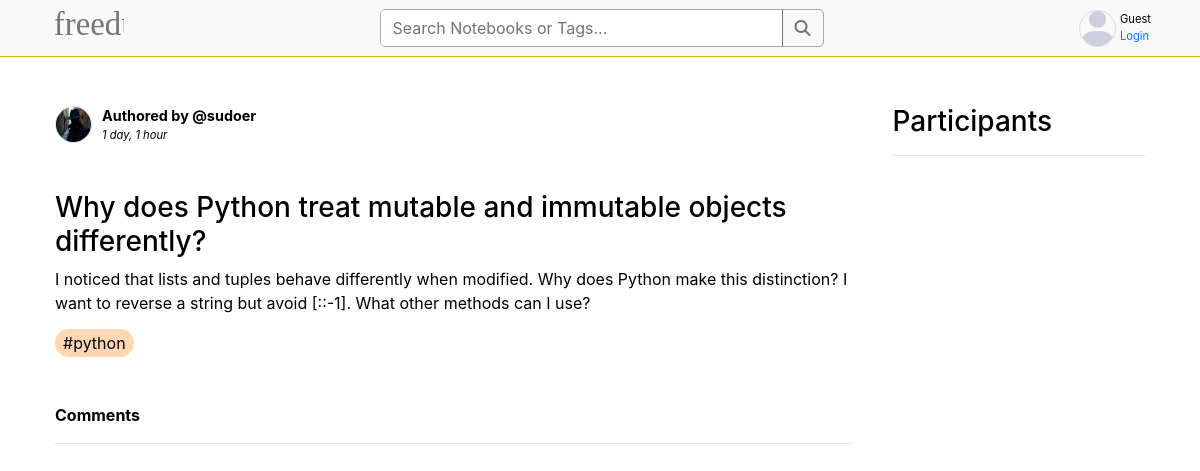
/room/3/, run on an earlier commit of the app's database.
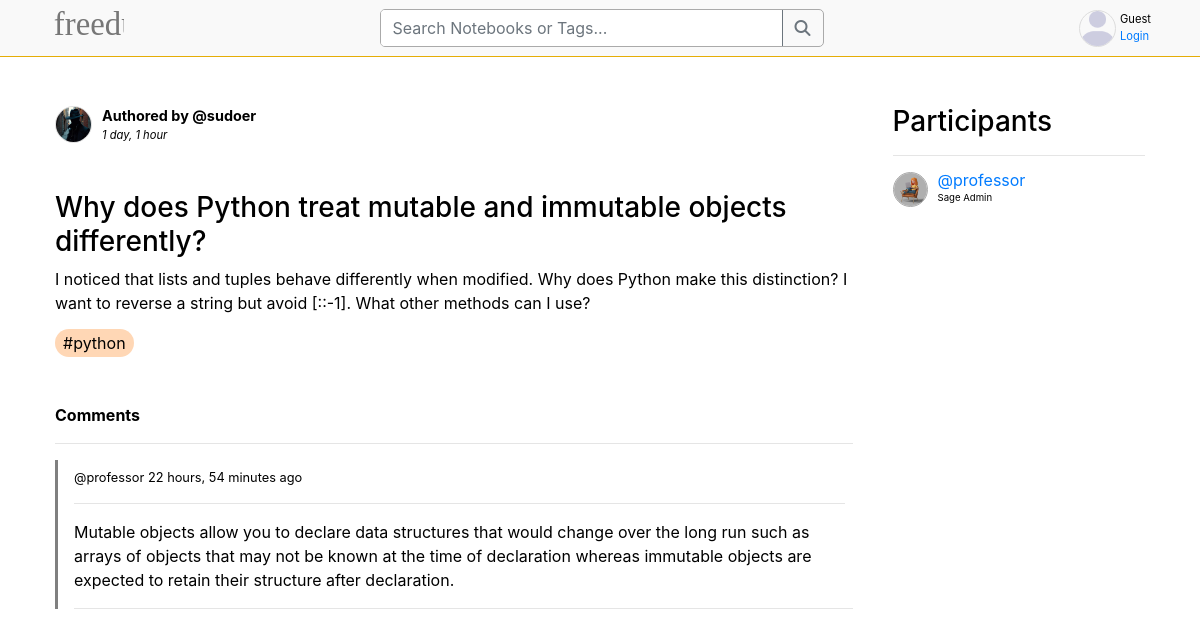
And on a later commit of the database.
### base/models.py (models this page shows, shortened)
class Message(models.Model):
    user = models.ForeignKey(User, on_delete=models.CASCADE)
    room = models.ForeignKey(Room, on_delete=models.CASCADE)
    body = models.TextField()
    updated = models.DateTimeField(auto_now=True)
    created = models.DateTimeField(auto_now_add=True)
    class Meta:
        ordering = ['-updated', '-created']

class User(AbstractUser):
    name = models.CharField(max_length=50, null=True)
    email = models.EmailField(max_length=50, null=True, unique=True)
    bio = models.TextField(max_length=250, null=True)
    avatar = models.ImageField(null=True, default='defaults/profile.png')
    USERNAME_FIELD = 'email'
    REQUIRED_FIELDS = []

### base/views.py (the view, shortened to what this page needs)
# urls.py: path('room/<str:pk>/', views.room, name='room'),
def room(request, pk):
    room = Room.objects.get(id=pk)
    room_messages = room.message_set.all()
    participants = room.participants.all()
    context = {
        'room': room, 'room_messages': room_messages, 'participants': participants
    }
    return render(request, 'base/room.html', context)

### base/models.py (called while the page is built)
    def __str__(self):
        return self.name

### base/templates/base/room.html (shortened to what this page needs)
{% extends "main.html" %} {% block content %}
{% load icons %}
{% load static %}
<div class="room-container container mt-5" style="position: relative">
    <div style="padding: 0 10px">
        <div class="mb-5 d-flex user-mgt" style="justify-content: space-between">
            <div class="d-flex" style="gap: 10px;align-items: end;">
                <div
                    class="border boder-1"
                    style="
                        border-radius: 50%;
                        overflow: hidden;
                        object-fit: contain;
                        height: fit-content;
                        border-color: var(--card-border-color) !important;
                    "
                >
                    <img
                        src="{{room.host.avatar.url}}"
                        alt=""
                        style="width: 35px !important; height: 35px !important"
                        srcset=""
                        class=""
                    />
                </div>
                <div class="d-flex flex-column">
                    <span style="font-size: .9em; font-weight: bold;">Authored by @{{ room.host.username }}</span>
                    <p class="m-0 p-0" style="font-size: .7em; font-style: italic;">{{ room.created|timesince}}</p>
                </div>
            </div>
        </div>
        <h3>{{room.name}}</h3>
        <p>{{room.description}}</p>
        <span
            class="px-2 py-1"
            style="background-color: var(--tag-color); border-radius: 20px"
            >#{{room.topic}}</span
        >
        <div class="comment-wrapper mt-5">
            <span class="" style="font-weight: bold">Comments</span>
            <hr>
             {% for message in room_messages %}
            <div class="pl-3 pt-2" style="background-color: var(--comment-box);border-left: 3px solid gray;">
                <div class="d-flex justify-content-between align-items-center pr-2">
                    <small
                    >@{{message.user.username}} {{message.created|timesince}} ago</small
                    >
                </div>
                <hr class="mr-2">
                <p>{{message.body}}</p>
                <hr>
            </div>
            {% endfor %}
        </div>
    </div>
    <div style="padding: 0 10px" class="participants">
        <h3>Participants</h3>
        <hr>
        {% for user in participants %}
        <div class="d-flex mb-3" style="gap: 10px;">
            <div class="profile-pic border" style="width: 35px;height: 35px; border-radius: 50%;overflow: hidden; border-color: var(--search-border) !important;">
                <img
                src="{{user.avatar.url}}"
                alt=""
                style="width: 100%;height: 100%;"
                srcset=""
                class=""
            />
            </div>
            <div class="d-flex flex-column justify-content-around" style="gap: 0;">
                <a class="m-0" style="line-height: 0" href="{% url 'user-profile' user.id %}">@{{user.username}}</a>
                <p class="m-0" style="line-height: 0; font-size: .6em">{{user.name}}</p>
            </div>
        </div>
        {% endfor %}
    </div>
</div>
{% endblock content %}

What changed in the data, as far as the page shows it:
added Message: user.username "professor", created "22 hours, 54 minutes", body "Mutable objects allow you to declare data structures that would change over the long run such as arrays of objects that may not be known at the time of declaration whereas immutable objects are expected to retain their structure after declaration."
now on this page (row edited): User: avatar (picture), username "professor", name "Sage Admin"
